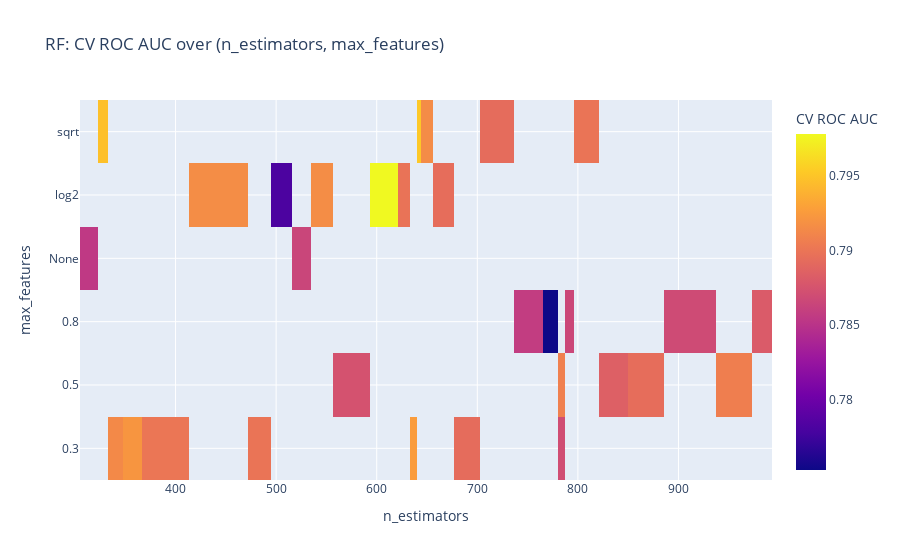

Write notebook code for a chart like this one.
### Code cell
fig = go.Figure(data=[go.Heatmap(z=z, x=x, y=y_labels, colorbar_title="CV ROC AUC")])
fig.update_layout(
    title="RF: CV ROC AUC over (n_estimators, max_features)",
    xaxis_title="n_estimators",
    yaxis_title="max_features"
)
fig.show()

### Figure 1 — Plotly figure (JSON) as saved in the notebook; plotly's stock layout.template omitted (floating-point values rounded to 4 significant figures; data arrays with more than 128 entries replaced by an {"elided": "..."} marker saying what was removed)
{"data": [{"colorbar": {"title": {"text": "CV ROC AUC"}}, "type": "heatmap", "x": [314, 332, 334, 362, 371, 456, 489, 501, 530, 540, 573, 613, 630, 637, 643, 645, 666, 687, 718, 755, 776, 784, 791, 802, 840, 860, 912, 963, 983], "y": ["0.3", "0.5", "0.8", "None", "log2", "sqrt"], "z": {"elided": "6x29 float values"}}], "layout": {"title": {"text": "RF: CV ROC AUC over (n_estimators, max_features)"}, "xaxis": {"title": {"text": "n_estimators"}}, "yaxis": {"title": {"text": "max_features"}}}}
